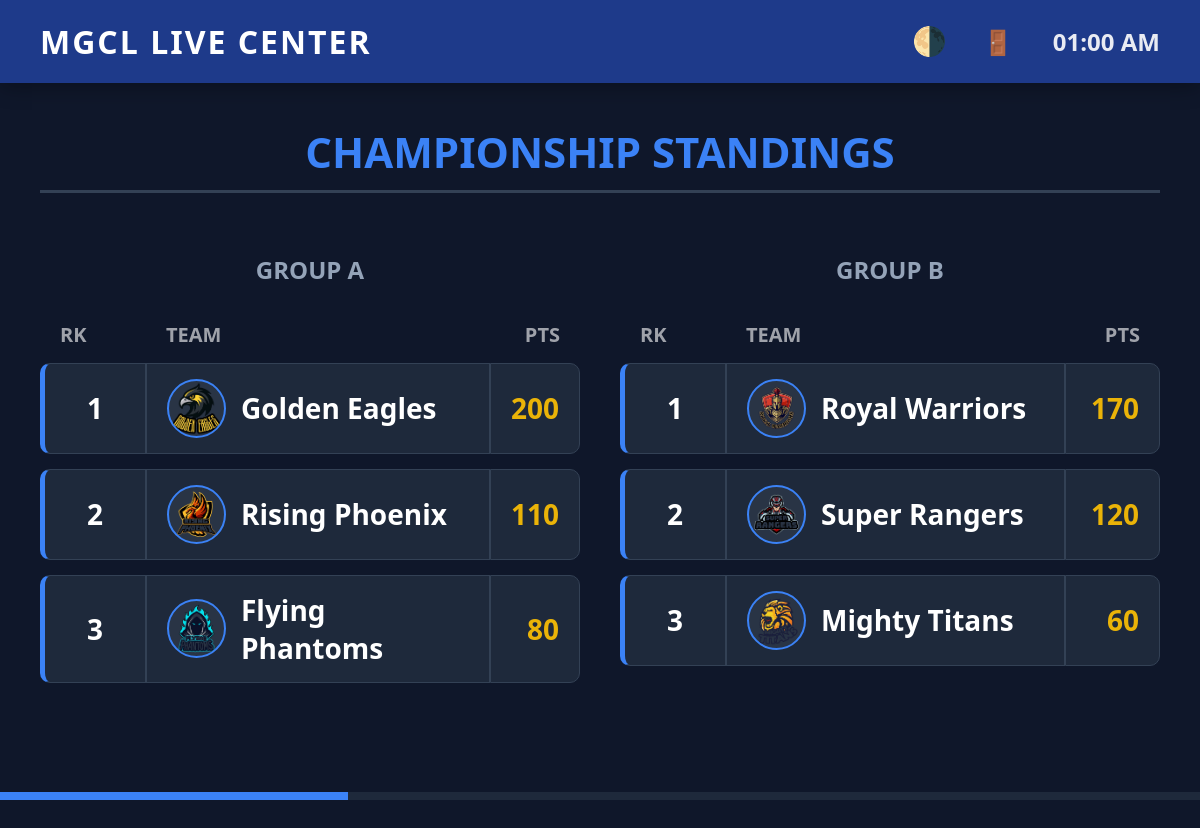
The app's page /big-screen/ with its own data.
### tournament/models.py (models this page shows, shortened)
class ChampionshipStanding(models.Model):
    team = models.OneToOneField(Team, on_delete=models.CASCADE)
    total_points = models.IntegerField(default=0)
    gold = models.IntegerField(default=0)
    silver = models.IntegerField(default=0)
    bronze = models.IntegerField(default=0)

class Team(models.Model):
    account = models.OneToOneField(User, on_delete=models.SET_NULL, null=True, blank=True, related_name="team_profile")
    code = models.CharField(max_length=10, unique=True)
    name = models.CharField(max_length=100)
    owners = models.CharField(max_length=500, blank=True, null=True, help_text="Team Owners")
    pool = models.CharField(max_length=1, choices=[("A", "Group A"), ("B", "Group B")], default="A")
    icon = models.ImageField(upload_to='team_icons/', null=True, blank=True)

### tournament/views.py (the view)
# urls.py: path('big-screen/', views.big_screen, name='big_screen'),
def big_screen(request):
    standings_a = ChampionshipStanding.objects.filter(team__pool="A").order_by("-total_points", "-gold")
    standings_b = ChampionshipStanding.objects.filter(team__pool="B").order_by("-total_points", "-gold")
    upcoming = Match.objects.filter(completed=False).select_related('team1', 'team2', 'event', 'event__sport').order_by('date', 'time')[:6]
    recent = Match.objects.filter(completed=True).select_related('team1', 'team2', 'event', 'event__sport').order_by('-date', '-time')[:6]
    return render(request, "tournament/big_screen.html", {"standings_a": standings_a, "standings_b": standings_b, "upcoming": upcoming, "recent": recent})

### tournament/templates/tournament/big_screen.html (shortened to what this page needs)
{% load tournament_extras %}
<!DOCTYPE html>
<html lang="en">
<head>
</head>
<body class="dark">
    <div class="tv-header">
        <div class="header-left">
            <h1>MGCL Live Center</h1>
        </div>
        <div class="header-right">
            <button class="theme-btn" onclick="toggleTheme()" id="theme-icon">🌗</button>
            <a href="{% url 'logout' %}" style="text-decoration: none; font-size: 24px; margin-right: 10px;" title="Logout">🚪</a>
            <div class="tv-clock" id="clock">{% now "H:i" %}</div>
        </div>
    </div>
    <div class="content-area">
        <div class="slide active" id="slide-1">
            <div class="slide-title">Championship Standings</div>
            <div class="split-view">
                <div class="half">
                    <h2 style="text-align:center; color: var(--text-muted);">GROUP A</h2>
                    <table>
                        <thead><tr><th>Rk</th><th>Team</th><th style="text-align:right;">Pts</th></tr></thead>
                        <tbody>
                            {% for s in standings_a %}
                            <tr>
                                <td style="width:60px; text-align:center;">{{ forloop.counter }}</td>
                                <td>
                                    <div class="tv-team-wrapper">
                                        {% if s.team.icon %}
                                            <img src="{{ s.team.icon.url }}" class="tv-team-icon">
                                        {% else %}
                                            <div class="tv-icon-placeholder">🛡️</div>
                                        {% endif %}
                                        <span>{{ s.team.name }}</span>
                                    </div>
                                </td>
                                <td style="text-align:right; color:var(--gold);">{{ s.total_points }}</td>
                            </tr>
                            {% endfor %}
                        </tbody>
                    </table>
                </div>
                <div class="half">
                    <h2 style="text-align:center; color: var(--text-muted);">GROUP B</h2>
                    <table>
                        <thead><tr><th>Rk</th><th>Team</th><th style="text-align:right;">Pts</th></tr></thead>
                        <tbody>
                            {% for s in standings_b %}
                            <tr>
                                <td style="width:60px; text-align:center;">{{ forloop.counter }}</td>
                                <td>
                                    <div class="tv-team-wrapper">
                                        {% if s.team.icon %}
                                            <img src="{{ s.team.icon.url }}" class="tv-team-icon">
                                        {% else %}
                                            <div class="tv-icon-placeholder">🛡️</div>
                                        {% endif %}
                                        <span>{{ s.team.name }}</span>
                                    </div>
                                </td>
                                <td style="text-align:right; color:var(--gold);">{{ s.total_points }}</td>
                            </tr>
                            {% endfor %}
                        </tbody>
                    </table>
                </div>
            </div>
        </div>
    </div>
    <div class="progress-container">
        <div class="progress-bar" id="progress"></div>
    </div>
</body>
</html>

### tournament/templates/tournament/big_screen.html (style rules this page uses)
:root { --bg-color: #0f172a; --header-bg: #1e3a8a; --card-bg: #1e293b; --text-main: #ffffff; --text-muted: #94a3b8; --accent: #3b82f6; --gold: #eab308; --green: #22c55e; --border: #334155; --progress-bg: #1e293b; }
body { margin: 0; padding: 0; background-color: var(--bg-color); color: var(--text-main); font-family: 'Segoe UI', Roboto, sans-serif; overflow: hidden; height: 100vh; display: flex; flex-direction: column; transition: background-color 0.5s ease, color 0.5s ease; }
.tv-header { background: var(--header-bg); padding: 20px 40px; display: flex; justify-content: space-between; align-items: center; box-shadow: 0 4px 20px rgba(0,0,0,0.3); z-index: 100; transition: background 0.5s ease; }
.header-left { display: flex; align-items: center; gap: 20px; }
.tv-header h1 { margin: 0; font-size: 32px; text-transform: uppercase; letter-spacing: 2px; color: #ffffff; }
.header-right { display: flex; align-items: center; gap: 30px; }
.tv-clock { font-size: 24px; font-weight: 700; color: #ffffff; opacity: 0.9; }
.theme-btn { background: transparent; border: none; font-size: 28px; cursor: pointer; color: #ffffff; display: flex; align-items: center; justify-content: center; transition: transform 0.3s ease; }
.tv-team-wrapper { display: flex; align-items: center; gap: 15px; }
.tv-team-icon { width: 55px; height: 55px; border-radius: 50%; object-fit: cover; border: 2px solid var(--accent); background: rgba(255,255,255,0.05); }
.content-area { flex: 1; position: relative; padding: 40px; display: flex; justify-content: center; align-items: center; }
.slide { position: absolute; top: 0; left: 0; width: 100%; height: 100%; opacity: 0; transform: scale(0.98); transition: opacity 0.8s ease, transform 0.8s ease; padding: 40px; box-sizing: border-box; display: flex; flex-direction: column; align-items: center; pointer-events: none; }
.slide.active { opacity: 1; transform: scale(1); pointer-events: auto; z-index: 10; }
.slide-title { font-size: 42px; font-weight: 900; color: var(--accent); margin-bottom: 40px; text-transform: uppercase; text-align: center; border-bottom: 3px solid var(--border); padding-bottom: 10px; width: 100%; }
table { width: 100%; border-collapse: separate; border-spacing: 0 15px; }
th { text-align: left; opacity: 0.6; font-size: 20px; text-transform: uppercase; padding: 0 20px; color: var(--text-main); }
td { background: var(--card-bg); padding: 15px 20px; font-size: 28px; font-weight: 600; border: 1px solid var(--border); vertical-align: middle; color: var(--text-main); transition: background 0.5s ease; }
tr td:first-child { border-radius: 10px 0 0 10px; border-left: 5px solid var(--accent); }
tr td:last-child { border-radius: 0 10px 10px 0; }
.split-view { display: flex; gap: 40px; width: 100%; height: 100%; }
.half { flex: 1; }
.progress-container { height: 8px; background: var(--progress-bg); width: 100%; }
.progress-bar { height: 100%; background: var(--accent); width: 0%; transition: width 0.1s linear; }

### records on screen
ChampionshipStanding: team.icon (picture), team.name "Golden Eagles", total_points "200"
ChampionshipStanding: team.icon (picture), team.name "Rising Phoenix", total_points "110"
ChampionshipStanding: team.icon (picture), team.name "Flying Phantoms", total_points "80"
ChampionshipStanding: team.icon (picture), team.name "Royal Warriors", total_points "170"
ChampionshipStanding: team.icon (picture), team.name "Super Rangers", total_points "120"
ChampionshipStanding: team.icon (picture), team.name "Mighty Titans", total_points "60"
